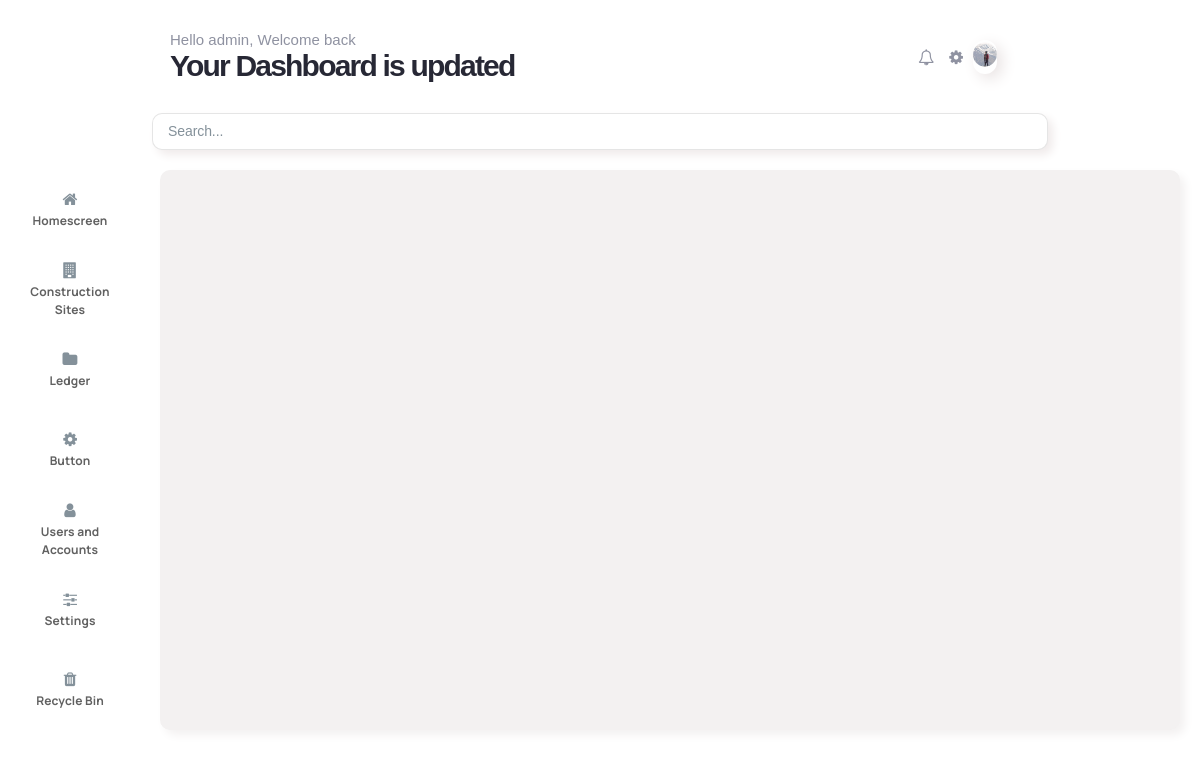
Page /construction_home/ (signed in) on the earlier database version.
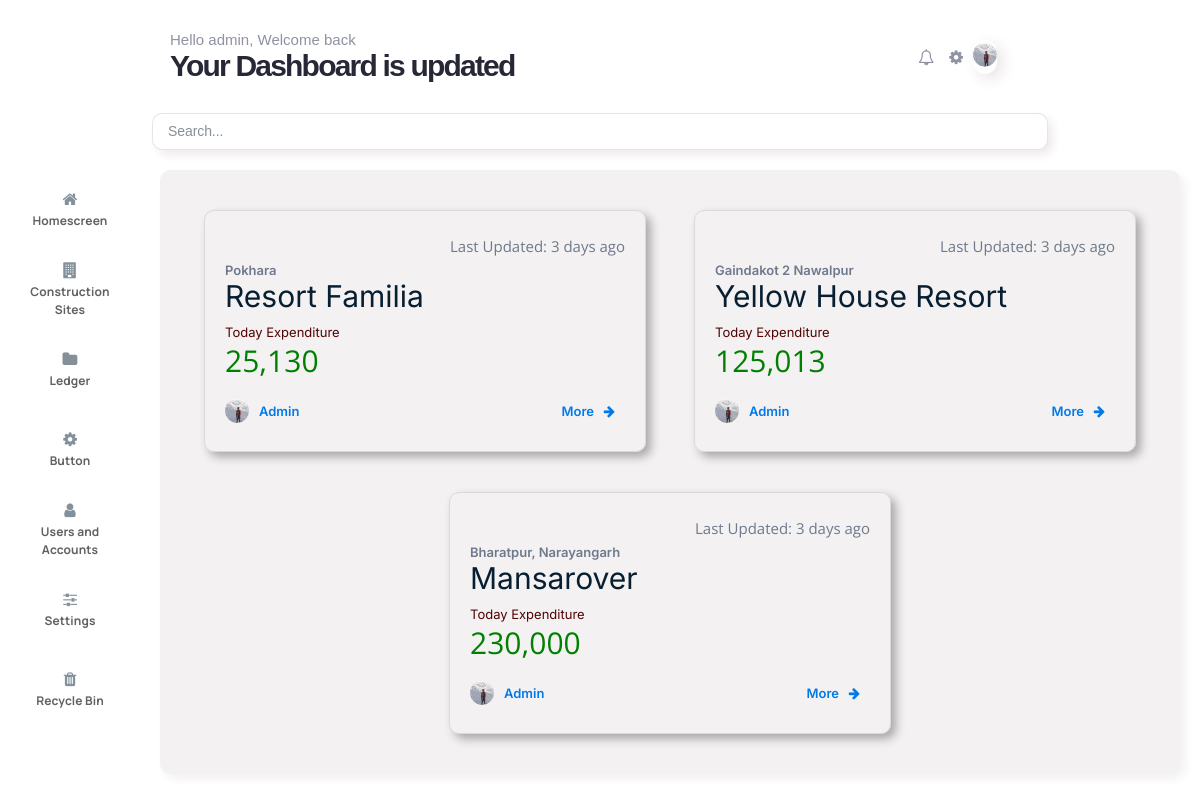
Same page on the later database version.
### construction/models.py (models this page shows, shortened)
class Construction_Site(models.Model):
    name = models.CharField(max_length=50)
    image = models.ImageField(
        upload_to="site_profiles/",  null=True, blank=True)
    num_workers = models.IntegerField(null=True, blank=True)
    budget = models.IntegerField(null=True, blank=True)
    expensed = models.IntegerField(null=True, blank=True)
    WORKING_STATUS = (
        ('Working', 'Working'),
        ('Halted', 'Halted'),
        ('Completed', 'Completed'),
    )
    working_status = models.CharField(max_length=50, choices=WORKING_STATUS)
    location = models.CharField(max_length=100, null=True, blank=True)
    superviser = models.ForeignKey(
        Site_User, on_delete=models.SET_NULL, null=True)

class Site_User(models.Model):
    name = models.OneToOneField(User, on_delete=models.CASCADE)
    fullname = models.CharField(max_length=100, null=True, blank=True)
    TYPE_ROLE = (
        ('Sitehead', 'Sitehead'),
        ('Superviser', 'Superviser'),
        ('Technician', 'Technician'),
    )
    site_role = models.CharField(max_length=50, choices=TYPE_ROLE)
    image = models.ImageField(upload_to='profile_images/', null=True)

### construction/views.py (the view)
# urls.py: path('construction_home/', views.constructionHomeView,
@login_required
def constructionHomeView(request):
    username = request.user.site_user.name
    construction_detail = Construction_Site.objects.filter(
        superviser__name=username)
    return render(request, 'pages/constructionpage.html', {'construction_detail': construction_detail})

### construction/templates/pages/constructionpage.html (shortened to what this page needs)
{% extends 'pages/base.html' %} {% load static%} {% load humanize %}
    {% block content2 %}
    <div class="construction_detail_container">
      {% for construction_detail in construction_detail %}
      <div class="constructiondetailcard">
        <div class="top">
          <h3>Last Updated: 3 days ago</h3>
        </div>
        <div class="mid">
          <h4>{{construction_detail.location}}</h4>
          <h3>{{construction_detail.name}}</h3>
          <h2>Today Expenditure</h2>
          <h1>{{construction_detail.expensed|intcomma}}</h1>
        </div>
        <div class="bottom">
          <div class="name">
            <img src="{{request.user.site_user.image.url}}" />
            <h2>{{construction_detail.superviser.fullname}}</h2>
          </div>
          <div class="more">
            <a href="#">More &nbsp;&nbsp;<i class="fa fa-arrow-right"></i> </a>
          </div>
        </div>
      </div>
      {% endfor %}
    </div>
    {% endblock %}

Differences in the rows shown:
now on this page (row unchanged): Construction_Site: location "Pokhara", name "Resort Familia", expensed "25,130", user.site_user.image (picture), superviser.fullname "Admin"
now on this page (row edited): Construction_Site: location "Gaindakot 2 Nawalpur", name "Yellow House Resort", expensed "125,013", user.site_user.image (picture), superviser.fullname "Admin"
now on this page (row edited): Construction_Site: location "Bharatpur, Narayangarh", name "Mansarover", expensed "230,000", user.site_user.image (picture), superviser.fullname "Admin"
